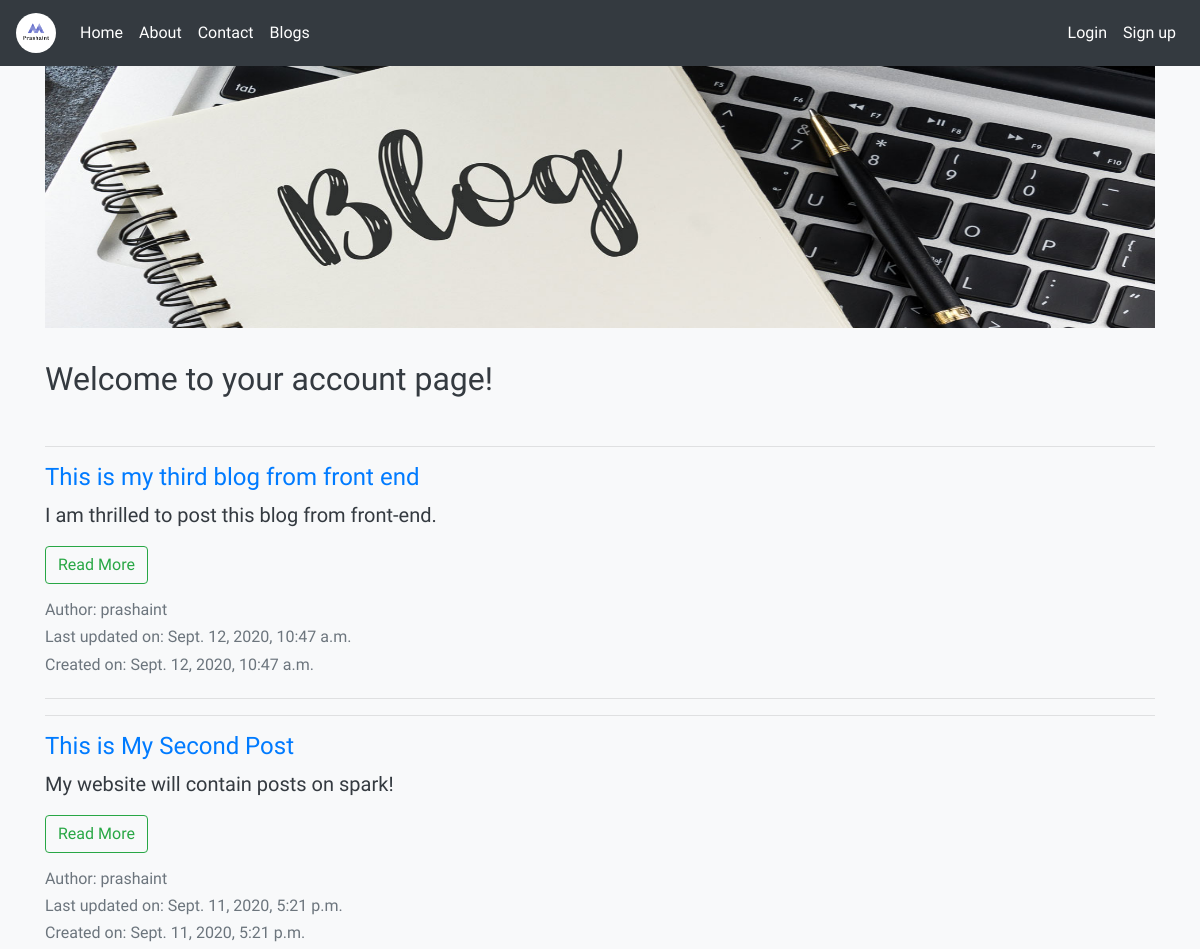
The app's page /blogs/curr_user_blogs/ (upper part), older data.
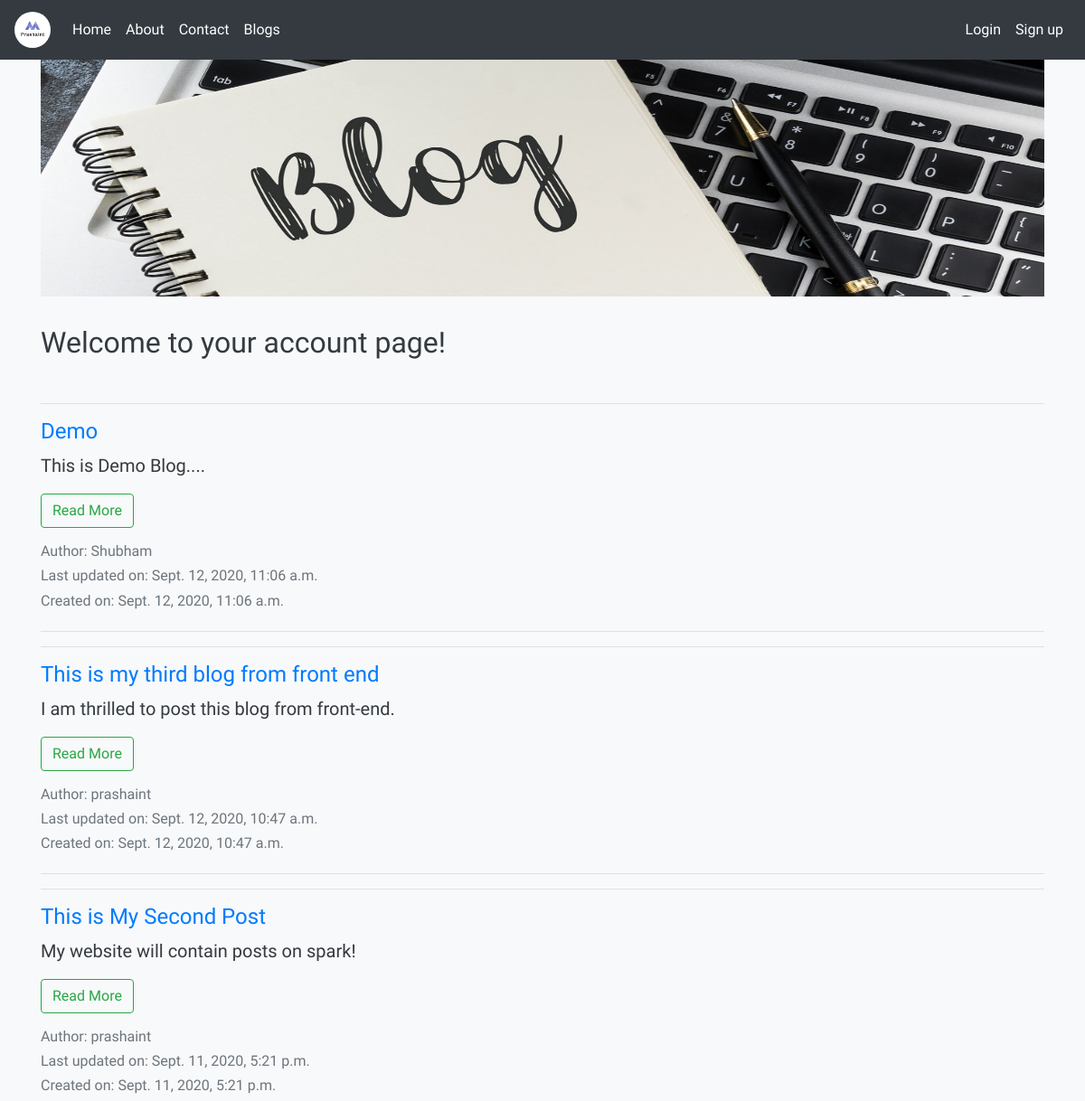
The same page, newer data.
### blogs/models.py (models this page shows, shortened)
class BlogPost(models.Model):
    title = models.CharField(max_length=200, unique=True)
    author = models.ForeignKey(User, on_delete=models.CASCADE, related_name='blog_author')
    updated_on = models.DateTimeField(auto_now=True)
    content = models.TextField()
    created_on = models.DateTimeField(auto_now_add=True)
    status = models.IntegerField(choices=STATUS, default=0)
    class Meta:
        ordering = ['-created_on']

### blogs/views.py (the view)
# urls.py: path('curr_user_blogs/', views.curr_user_blogs, name="curr_user_blogs"),
def curr_user_blogs(request):
	blogs = BlogPost.objects.all()
	return render(request, 'blogs/curr_user_blogs.html', {'blogs':blogs})

### blogs/templates/blogs/curr_user_blogs.html (shortened to what this page needs)
{% extends 'blogs/base.html' %}
{% block content %}
{% load static %}
  <div class="container marketing">
  <h2>Welcome {{ user.username }} to your account page!</h2><br>
{% for blog in blogs %}
<hr class="featurette-divider">
    <div class="row featurette">
      <div class="col-md-7">
        <a href="{% url 'blogs:details' blog.id %}"><h4>{{ blog.title }}</h4></a>
        <p class="lead">{{ blog.content }}</p>
        <p><a class="btn btn-outline-success" href="{% url 'blogs:details' blog.id %}" role="button">Read More</a></p>
        <h6><span class="text-muted">Author: {{ blog.author }}</span></h6>
        <h6><span class="text-muted">Last updated on: {{ blog.updated_on }}</span></h6>
        <h6><span class="text-muted">Created on: {{ blog.created_on }}</span></h6>
      </div>
    </div>
    <hr class="featurette-divider">
{% endfor %}
  </div>
{% endblock %}

Row changes from the older to the newer data that the page shows:
added BlogPost: title "Demo", content "This is Demo Blog....", author "Shubham", updated_on "Sept. 12, 2020, 11:06 a.m.", created_on "Sept. 12, 2020, 11:06 a.m."
